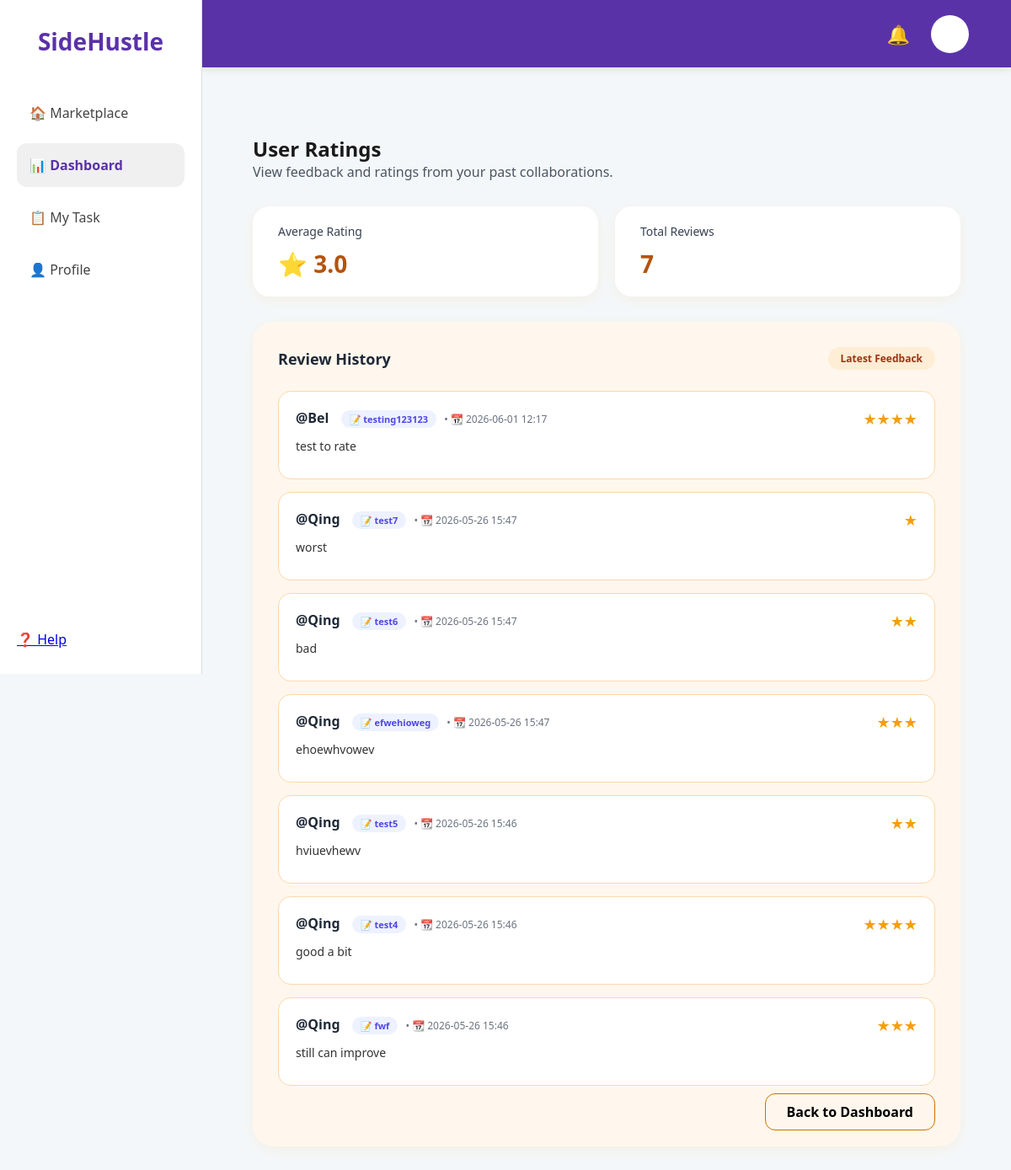
/view_ratings (signed in), run on the app's committed database.
### app.py (models this page shows, shortened)
class Rating(db.Model):
    id = db.Column(db.Integer, primary_key=True)
    task_id = db.Column(db.Integer, db.ForeignKey('task.id'), nullable=False)
    reviewer_username = db.Column(db.String(50), nullable=False)
    target_username = db.Column(db.String(50), nullable=False)
    score = db.Column(db.Integer, nullable=False)
    review_content = db.Column(db.Text)
    timestamp = db.Column(db.DateTime, default=db.func.now())
    task = db.relationship('Task', backref='ratings')

class Task(db.Model):
    id = db.Column(db.Integer, primary_key=True)
    title = db.Column(db.String(100), nullable=False)
    price = db.Column(db.Float, nullable=False)
    description = db.Column(db.Text, nullable=False)
    category = db.Column(db.String(50), nullable=False)
    status = db.Column(db.String(20), default='Available')
    user = db.Column(db.String(50))
    tasker = db.Column(db.String(50))
    deadline = db.Column(db.String(50))
    capacity = db.Column(db.Integer, default=1)
    progress = db.Column(db.Integer, default=0)
    urgent = db.Column(db.Boolean, default=False)
    is_negotiable = db.Column(db.Boolean, default=False)

### app.py (the view)
@app.route('/view_ratings')
def view_ratings():
    if 'user_id' not in session:
        return redirect(url_for('login'))
    user = db.session.get(User, session['user_id'])
    real_reviews = Rating.query.filter_by(
        target_username=user.username
    ).order_by(Rating.timestamp.desc()).all()
    avg_rating = round(user.total_rating / user.review_count, 1) if user.review_count > 0 else 5.0
    return render_template('view_ratings.html', user=user, reviews=real_reviews, avg_rating=avg_rating)

### app.py (called while the page is built)
@app.context_processor
def inject_notifications():
    if 'user_id' in session:
        current_user = User.query.get(session['user_id'])
        if current_user:
            user_notifications = Notification.query.filter_by(
                user_id=current_user.id
            ).order_by(Notification.id.desc()).limit(5).all()
            return dict(notifications=user_notifications)
        else:
            session.pop('user_id', None)
    return dict(notifications=[])

@app.context_processor
def inject_notifications():
    if 'user_id' in session:
        current_user = User.query.get(session['user_id'])
        if current_user:
            user_notifications = Notification.query.filter_by(user_id=current_user.id).order_by(Notification.id.desc()).limit(5).all()
            return dict(notifications=user_notifications)
        else:
            session.pop('user_id', None)
    return dict(notifications=[])

### templates/view_ratings.html (shortened to what this page needs)
<!DOCTYPE html>
<html lang="en">
<head>
    <link rel="stylesheet" href="{{ url_for('static', filename='style.css') }}">
    <link rel="stylesheet" href="{{ url_for('static', filename='dashboard.css') }}">
</head>
<body>
    <div class="main-layout">
        <div class="sidebar">
            <div class="sidebar-top">
                <h2>SideHustle</h2>
                <div class="sidebar-menu">
                    <a href="{{ url_for('marketplace') }}">🏠 Marketplace</a>
                    <a href="{{ url_for('dashboard') }}" class="active">📊 Dashboard</a>
                    <a href="{{ url_for('my_task') }}">📋 My Task</a>
                    <a href="#">👤 Profile</a>
                </div>
            </div>
            <div class="sidebar-bottom">
                <a href="#" class="menu-item">❓ Help</a>
            </div>
        </div>
        <div class="content-wrapper">
            <header class="top-nav">
                <div class="nav-icons">
                    <span>🔔</span>
                    <div class="profile-circle"></div>
                </div>
            </header>
            <main style="padding: 40px 30px;">
                <div style="margin-bottom: 30px;">
                    <h1 style="font-size: 24px; color: #1a1a1a;">User Ratings</h1>
                    <p style="color: #4b5563;">View feedback and ratings from your past collaborations.</p>
                </div>
                <div style="display: flex; gap: 20px; margin-bottom: 30px;">
                    <div style="background: #ffffff; border-radius: 20px; padding: 20px 30px; box-shadow: 0 4px 15px rgba(245, 158, 11, 0.08); flex: 1;">
                        <p style="color: #374151; font-size: 14px; margin-bottom: 10px;">Average Rating</p>
                        <h3 style="font-size: 28px; color: #b45309;">⭐ {{ avg_rating }}</h3>
                    </div>
                    <div style="background: #ffffff; border-radius: 20px; padding: 20px 30px; box-shadow: 0 4px 15px rgba(245, 158, 11, 0.08); flex: 1;">
                        <p style="color: #374151; font-size: 14px; margin-bottom: 10px;">Total Reviews</p>
                        <h3 style="font-size: 28px; color: #b45309;">{{ reviews|length }}</h3>
                    </div>
                </div>
                <div class="history-card">
                    <div style="display: flex; justify-content: space-between; align-items: center; margin-bottom: 25px;">
                        <h2 style="font-size: 18px; color: #1f2937;">Review History</h2>
                        <span style="background: #ffedd5; padding: 5px 15px; border-radius: 20px; font-size: 12px; color: #9a3412; font-weight: bold;">
                            Latest Feedback
                        </span>
                    </div>
                    <div class="history-list">
                        {% for r in reviews %}
                        <div class="review-item">
                            <div class="review-top">
                                <div>
                                    <span class="reviewer-name">@{{ r.reviewer_username }}</span>
                                    {% if r.task %}
                                    <span class="task-tag">
                                        📝 {{ r.task.title }}
                                    </span>
                                    {% endif %}
                                    <span class="review-date"> • 📆 {{ r.timestamp.strftime('%Y-%m-%d %H:%M') }}</span>
                                </div>
                                <div class="stars">
                                    {% for i in range(r.score) %}★{% endfor %}
                                </div>
                            </div>
                            <div class="comment-text">
                                {{ r.review_content if r.review_content else "No written review provided." }}
                            </div>
                        </div>
                        {% else %}
                        <div style="text-align: center; padding: 40px; color: #999;">
                            <p>No reviews yet. Complete more tasks to build your reputation!</p>
                        </div>
                        {% endfor %}
                    </div>
                    <div style="text-align: right; margin-top: 20px;">
                        <a href="{{ url_for('dashboard') }}" style="text-decoration: none; color: #000000; font-weight: bold; border: 1px solid #d16f00; padding: 10px 25px; border-radius: 12px; transition: 0.2s;">
                            Back to Dashboard
                        </a>
                    </div>
                </div>
            </main>
        </div>
    </div>
</body>
</html>

### static/style.css (style rules this page uses)
* { box-sizing: border-box; margin: 0; padding: 0; }
body { font-family: 'Segoe UI', Roboto, Helvetica, Arial, sans-serif; background-color: #f7f6fa; color: #2d263b; overflow-x: hidden; }
.main-layout { display: flex; }
.sidebar { width: 240px; height: 100vh; background: white; border-right: 1px solid #ddd; position: fixed; top: 0; left: 0; display: flex; flex-direction: column; justify-content: space-between; padding: 30px 20px; z-index: 3000; }
.sidebar h2 { color: #5a32a8; font-size: 28px; margin-bottom: 40px; text-align: center; }
.sidebar-menu a { display: block; padding: 15px; text-decoration: none; color: #444; font-weight: 500; border-radius: 12px; margin-bottom: 10px; transition: 0.3s; }
.top-nav { position: fixed; top: 0; left: 240px; right: 0; height: 80px; background-color: #5a32a8; display: flex; justify-content: flex-end; align-items: center; padding: 0 50px; z-index: 2000; box-shadow: 0 2px 10px rgba(0,0,0,0.1); }
.nav-icons { display: flex; align-items: center; gap: 25px; color: white; font-size: 22px; }
.profile-circle { width: 45px; height: 45px; background: white; border-radius: 50%; border: 2px solid rgba(255,255,255,0.3); cursor: pointer; }

### static/dashboard.css (style rules this page uses)
* { box-sizing: border-box; margin: 0; padding: 0; }
body { font-family: 'Segoe UI', Roboto, Helvetica, Arial, sans-serif; background-color: #f4f7f9; color: #333; overflow-y: auto; overflow-x: hidden; }
.sidebar { width: 240px; height: 100vh; background: white; border-right: 1px solid #ddd; position: fixed; top: 0; left: 0; display: flex; flex-direction: column; justify-content: space-between; padding: 30px 20px; z-index: 3000; }
.sidebar-menu a { display: block; padding: 15px; text-decoration: none; color: #444; font-weight: 500; border-radius: 12px; margin-bottom: 10px; transition: 0.3s; }
.sidebar-menu a:hover, .sidebar-menu a.active { background: #f0f0f0; color: #5a32a8; font-weight: bold; }
.top-nav { position: fixed; top: 0; left: 240px; right: 0; height: 80px; background-color: #5a32a8; display: flex; justify-content: flex-end; align-items: center; padding: 0 50px; z-index: 2000; box-shadow: 0 2px 10px rgba(0,0,0,0.1); }
.content-wrapper { margin-left: 240px; margin-top: 80px; padding: 40px 30px; width: calc(100% - 240px); box-sizing: border-box; min-height: calc(100vh - 80px); }

### templates/view_ratings.html (style rules this page uses)
.history-card { background: #fff7ed; border-radius: 25px; padding: 30px; box-shadow: 0 4px 15px rgba(245, 158, 11, 0.08); max-width: 100%; }
.review-item { display: flex; flex-direction: column; padding: 20px; background: #ffffff; border-radius: 15px; margin-bottom: 15px; border: 1px solid #fed7aa; }
.review-top { display: flex; justify-content: space-between; margin-bottom: 10px; }
.stars { color: #f59e0b; font-size: 18px; }
.comment-text { color: #333; font-size: 14px; line-height: 1.5; margin-bottom: 8px; }
.reviewer-name { font-weight: 600; color: #1f2937; }
.review-date { font-size: 12px; color: #6b7280; }
.task-tag { background: #eef2ff; color: #4f46e5; font-size: 11px; padding: 3px 10px; margin-left: 10px; margin-right: 5px; border-radius: 12px; font-weight: bold; display: inline-flex; align-items: center; vertical-align: middle; }

### data on the page
Rating: reviewer_username "Bel", task "testing123123", timestamp "2026-06-01 12:17", review_content "test to rate"
Rating: reviewer_username "Qing", task "test7", timestamp "2026-05-26 15:47", score 1 (drawn), review_content "worst"
Rating: reviewer_username "Qing", task "test6", timestamp "2026-05-26 15:47", review_content "bad"
Rating: reviewer_username "Qing", task "efwehioweg", timestamp "2026-05-26 15:47", review_content "ehoewhvowev"
Rating: reviewer_username "Qing", task "test5", timestamp "2026-05-26 15:46", review_content "hviuevhewv"
Rating: reviewer_username "Qing", task "test4", timestamp "2026-05-26 15:46", review_content "good a bit"
Rating: reviewer_username "Qing", task "fwf", timestamp "2026-05-26 15:46", review_content "still can improve"

### other printed values
{{ avg_rating }} "3.0"
{{ reviews|length }} "7"
